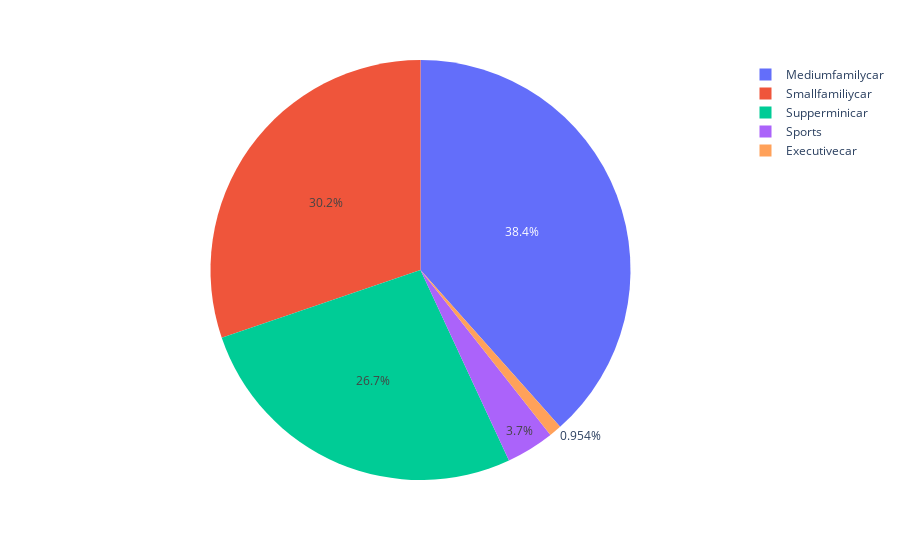

Notebook cell for this chart:
### Code cell
recession_data = data[data['Recession'] == 1]
total_expenditure = recession_data.groupby('Vehicle_Type',as_index=False)['Advertising_Expenditure'].sum()
#fig_total_expenditure = px.pie(total_expenditure,values='Vehicle_Type',names='Advertising_Expenditure')
#fig_total_expenditure = px.pie(recession_data,names='Vehicle_Type',values='Advertising_Expenditure')
fig_total_expenditure = px.pie(total_expenditure,names='Vehicle_Type',values='Advertising_Expenditure')
fig_total_expenditure.show()

### Figure 1 — Plotly figure (JSON) as saved in the notebook; plotly's stock layout.template omitted (floating-point values rounded to 4 significant figures)
{"data": [{"domain": {"x": [0, 1], "y": [0, 1]}, "hovertemplate": "Vehicle_Type=%{label}<br>Advertising_Expenditure=%{value}<extra></extra>", "labels": ["Executivecar", "Mediumfamilycar", "Smallfamiliycar", "Sports", "Supperminicar"], "legendgroup": "", "name": "", "showlegend": true, "type": "pie", "values": [3243, 130612, 102759, 12568, 90728]}], "layout": {"legend": {"tracegroupgap": 0}, "margin": {"t": 60}}}
